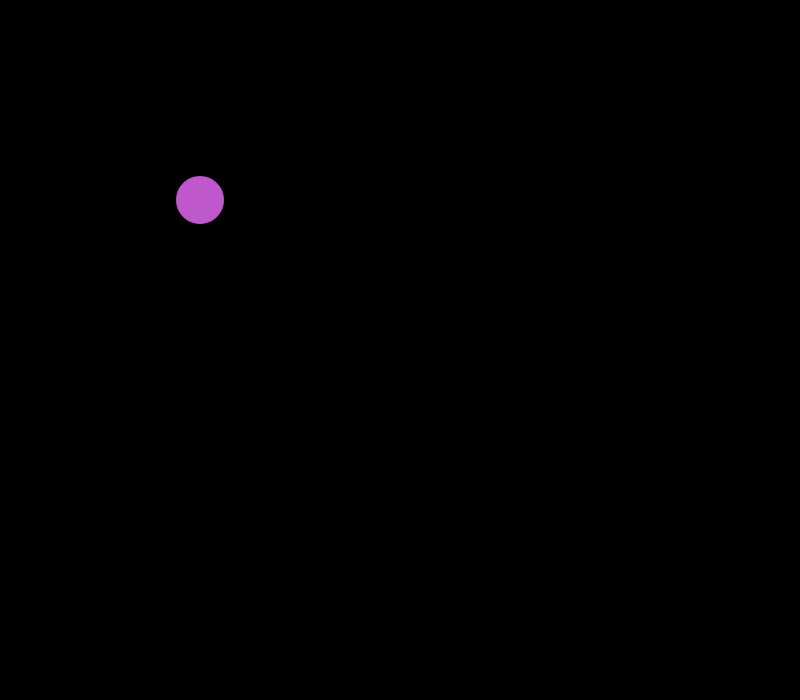
Frame 1 (no input)
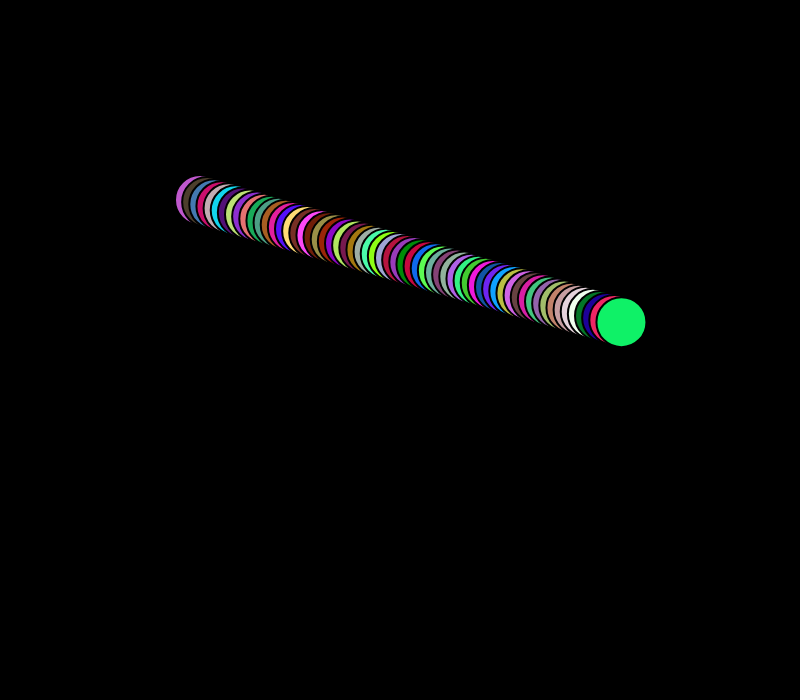
Frame 60 (no input)
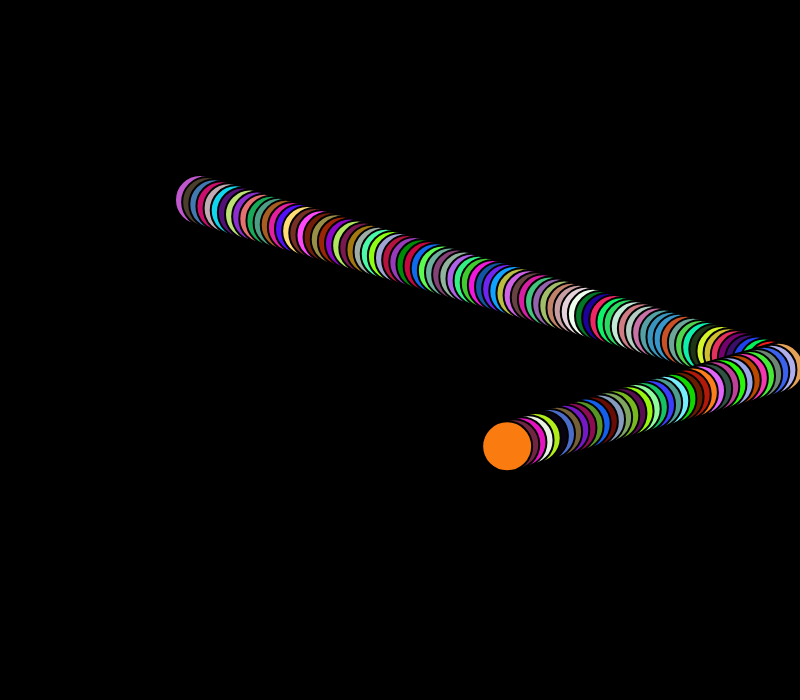
Frame 120 (the mouse pressed at the canvas centre since frame 60)

The p5.js sketch that drew these frames (run headless with seeded random() and noise() and a simulated clock; from frame 60 on, the mouse is pressed at the canvas centre):

// p5.js sketch
// ── sketch.js
fr = 60
var x = 200;
var y = 200;
var r;
var g;
var b;

function setup() {
  createCanvas(800, 700);
  background(0, 0, 0);
  frameRate(fr);
  speed = random(0, 10);
  speedY = random(0, 10);
  
}
function draw() {
  r = random(0, 255);
  g = random(0, 255);
  b = random(0, 255);
  stroke(r, g, b);
  strokeWeight(2);
  stroke(0);
  fill(r, g, b);
  ellipse(x, y, 50, 50);
  x += speed;
  y += speedY
  
  if (x > 775 || x < 25) {
    speed *= -1;
  }
  
  if (y > 675 || y < 25) {
    speedY *= -1;
  }
  
}
